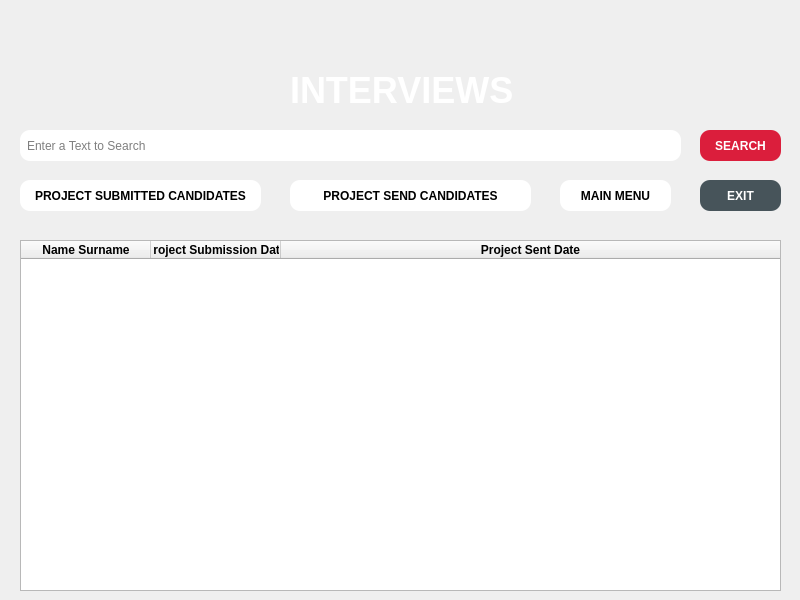
<?xml version="1.0" encoding="UTF-8"?>
<ui version="4.0">
 <class>MainWindow</class>
 <widget class="QMainWindow" name="MainWindow">
  <property name="geometry">
   <rect>
    <x>0</x>
    <y>0</y>
    <width>800</width>
    <height>600</height>
   </rect>
  </property>
  <property name="windowTitle">
   <string>MainWindow</string>
  </property>
  <property name="styleSheet">
   <string notr="true">background-image: url(:/assets/assets/zemin-buyuk.jpg);</string>
  </property>
  <widget class="QWidget" name="centralwidget">
   <widget class="QLabel" name="label">
    <property name="geometry">
     <rect>
      <x>290</x>
      <y>60</y>
      <width>241</width>
      <height>61</height>
     </rect>
    </property>
    <property name="font">
     <font>
      <pointsize>-1</pointsize>
      <bold>true</bold>
     </font>
    </property>
    <property name="whatsThis">
     <string>&lt;html&gt;&lt;head/&gt;&lt;body&gt;&lt;p&gt;&lt;img src=&quot;:/arkaplan/WhatsApp Image 2024-10-17 at 23.49.08.jpeg&quot;/&gt;&lt;/p&gt;&lt;/body&gt;&lt;/html&gt;</string>
    </property>
    <property name="styleSheet">
     <string notr="true">color:white;
font-size:36px;
font-weight:bold;
background:none</string>
    </property>
    <property name="text">
     <string>INTERVIEWS</string>
    </property>
   </widget>
   <widget class="QPushButton" name="exit_Button">
    <property name="geometry">
     <rect>
      <x>700</x>
      <y>180</y>
      <width>81</width>
      <height>31</height>
     </rect>
    </property>
    <property name="font">
     <font>
      <bold>true</bold>
     </font>
    </property>
    <property name="styleSheet">
     <string notr="true">QPushButton{
color:white;
background:#47545a;
border-radius:10px;
font-weight:bold;
}

QPushButton::hover{
color:#47545a;
background:white;
border-radius:10px;
font-weight:bold
}</string>
    </property>
    <property name="text">
     <string>EXIT</string>
    </property>
   </widget>
   <widget class="QPushButton" name="project_send_Button">
    <property name="geometry">
     <rect>
      <x>290</x>
      <y>180</y>
      <width>241</width>
      <height>31</height>
     </rect>
    </property>
    <property name="font">
     <font>
      <bold>true</bold>
     </font>
    </property>
    <property name="styleSheet">
     <string notr="true">QPushButton{
color:black;
background:white;
border-radius:10px;
font-weight:bold;
}
QPushButton::hover{
color:white;
background:#47545a;
border-radius:10px;
font-weight:bold
}</string>
    </property>
    <property name="text">
     <string>PROJECT SEND CANDIDATES</string>
    </property>
   </widget>
   <widget class="QPushButton" name="search_Button">
    <property name="geometry">
     <rect>
      <x>700</x>
      <y>130</y>
      <width>81</width>
      <height>31</height>
     </rect>
    </property>
    <property name="font">
     <font>
      <bold>true</bold>
     </font>
    </property>
    <property name="styleSheet">
     <string notr="true">QPushButton{
color:white;
background:#db1e3c;
border-radius:10px;
font-weight:bold;
}

QPushButton::hover{
color:#db1e3c;
background:white;
border-radius:10px;
font-weight:bold
}</string>
    </property>
    <property name="text">
     <string>SEARCH</string>
    </property>
   </widget>
   <widget class="QPushButton" name="project_submitted_Button">
    <property name="geometry">
     <rect>
      <x>20</x>
      <y>180</y>
      <width>241</width>
      <height>31</height>
     </rect>
    </property>
    <property name="font">
     <font>
      <bold>true</bold>
     </font>
    </property>
    <property name="styleSheet">
     <string notr="true">QPushButton{
color:black;
background:white;
border-radius:10px;
font-weight:bold;
}
QPushButton::hover{
color:white;
background:#47545a;
border-radius:10px;
font-weight:bold
}</string>
    </property>
    <property name="text">
     <string>PROJECT SUBMITTED CANDIDATES</string>
    </property>
   </widget>
   <widget class="QPushButton" name="mainmenu_Button">
    <property name="geometry">
     <rect>
      <x>560</x>
      <y>180</y>
      <width>111</width>
      <height>31</height>
     </rect>
    </property>
    <property name="font">
     <font>
      <bold>true</bold>
     </font>
    </property>
    <property name="styleSheet">
     <string notr="true">QPushButton{
color:black;
background:white;
border-radius:10px;
font-weight:bold;
}
QPushButton::hover{
color:white;
background:#47545a;
border-radius:10px;
font-weight:bold
}</string>
    </property>
    <property name="text">
     <string>MAIN MENU</string>
    </property>
   </widget>
   <widget class="QLineEdit" name="search_Line">
    <property name="geometry">
     <rect>
      <x>20</x>
      <y>130</y>
      <width>661</width>
      <height>31</height>
     </rect>
    </property>
    <property name="styleSheet">
     <string notr="true">QLineEdit{
border-radius:10px;
background:none;
padding:5px
}
</string>
    </property>
    <property name="text">
     <string/>
    </property>
    <property name="readOnly">
     <bool>true</bool>
    </property>
    <property name="placeholderText">
     <string>Enter a Text to Search</string>
    </property>
   </widget>
   <widget class="QTableWidget" name="tableWidget">
    <property name="geometry">
     <rect>
      <x>20</x>
      <y>240</y>
      <width>761</width>
      <height>351</height>
     </rect>
    </property>
    <property name="font">
     <font>
      <bold>true</bold>
     </font>
    </property>
    <property name="styleSheet">
     <string notr="true">
font-weight:bold;
background:none</string>
    </property>
    <attribute name="horizontalHeaderDefaultSectionSize">
     <number>130</number>
    </attribute>
    <attribute name="horizontalHeaderStretchLastSection">
     <bool>true</bool>
    </attribute>
    <column>
     <property name="text">
      <string>Name Surname</string>
     </property>
    </column>
    <column>
     <property name="text">
      <string>Project Submission Date</string>
     </property>
    </column>
    <column>
     <property name="text">
      <string>Project Sent Date</string>
     </property>
    </column>
   </widget>
  </widget>
 </widget>
 <resources>
  <include location="assets.qrc"/>
 </resources>
 <connections/>
</ui>
